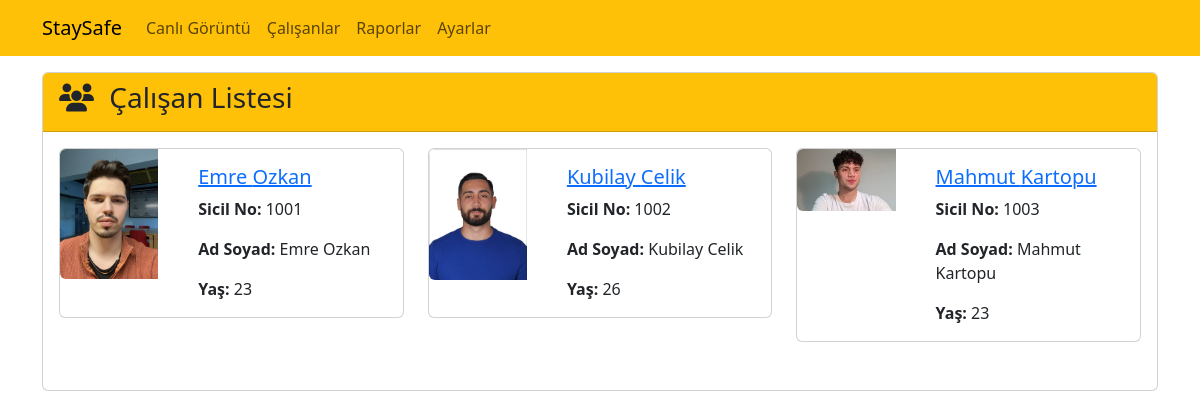
/employees/, run on the app's committed database.
### employees/models.py (models this page shows, shortened)
class Employee(models.Model):
    sicil_no = models.CharField(max_length=4, primary_key=True)
    name = models.CharField(max_length=100)
    surname = models.CharField(max_length=100)
    age = models.IntegerField()
    imageUrl = models.URLField(max_length=300, blank=False, default="1.jpg") # Bos birakilamaz. Denetim yapılacak.

### employees/views.py (the view)
# urls.py: path('', views.employee_list, name='employee_list'),
def employee_list(request):
    employees = Employee.objects.all().order_by('sicil_no')
    return render(request, 'employees/index.html', {'employees': employees})

### employees/templates/employees/index.html (shortened to what this page needs)
{% extends "layout.html" %}
{% load static %}
{% block css_files %}
    <link rel="stylesheet" href="https://cdnjs.cloudflare.com/ajax/libs/font-awesome/6.2.1/css/all.min.css"/>
    <link rel="stylesheet" href={% static 'css/bootstrap.min.css' %}/>
{% endblock  %}
{% block content %}
    <div class="container mt-3">
        <div class="row">
            <div class="col-12">
                <div class="card">
                    <div class="card-header bg-warning">
                        <h3 class="card-title">
                            <i class="fas fa-users me-2"></i>
                            Çalışan Listesi
                        </h3>
                    </div>
                    <div class="card-body">
                        {% if employees|length == 0 %}
                            <div class="alert alert-warning">Kayıtlı çalışan bulunamadı!</div>
                        {% else %}
                            <div class="row">
                                {% for employee in employees %}
                                    <div class="col-md-6 col-lg-4 mb-3">
                                        {% include "employees/partials/_employees.html" %}
                                    </div>
                                {% endfor %}
                            </div>
                        {% endif %}
                    </div>
                </div>
            </div>
        </div>
    </div>
{% endblock %}

### employees/templates/employees/partials/_employees.html
{% load static %}
<div class="card mb-3">
    <div class="row">
        <div class="col-4">
            {% with 'employees/img/'|add:employee.name|add:'.jpg' as image_path %}
                <img class="img-fluid rounded-start" src="{% static image_path %}" alt="{{employee.name}} {{employee.surname}}" onerror="this.src='{% static 'employees/img/default.jpg' %}'">
            {% endwith %}
        </div>
        <div class="col-8">
            <div class="card-body">
                <h5 class="card-title">
                    <a href="{% url 'employee_detail' employee.sicil_no %}">
                        {{employee.name}} {{employee.surname}}
                    </a>
                </h5>
                <p class="card-text">
                    <strong>Sicil No:</strong> {{employee.sicil_no|upper}}
                </p>
                <p class="card-text">
                    <strong>Ad Soyad:</strong> {{employee.name}} {{employee.surname}}
                </p>
                <p class="card-text">
                    <strong>Yaş:</strong> {{employee.age}}
                </p>
            </div>
        </div>
    </div>
</div>

### data on the page
Employee: name (picture), name "Emre", surname "Ozkan", sicil_no "1001", age "23"
Employee: name (picture), name "Kubilay", surname "Celik", sicil_no "1002", age "26"
Employee: name (picture), name "Mahmut", surname "Kartopu", sicil_no "1003", age "23"
